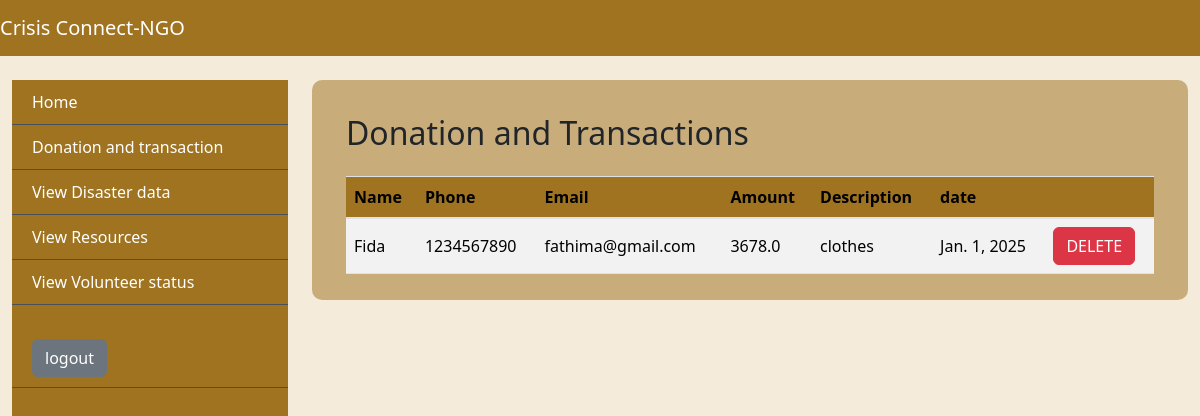
The app's page /Donationtransaction, older data.
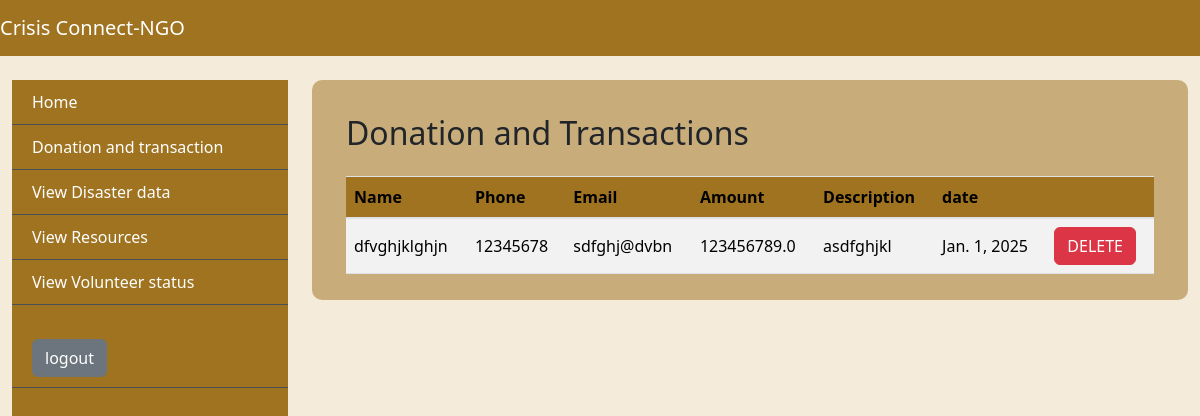
The same page, newer data.
### app/models.py (models this page shows)
class DonationTable(models.Model):
    USER= models.ForeignKey(UserTable, on_delete=models.CASCADE)
    Amount= models.FloatField(null=True, blank=True)
    Description=models.CharField(max_length=20, null=True, blank=True)
    Date= models.DateField(null=True, blank=True)

class UserTable(models.Model):
    LOGIN = models.ForeignKey(LoginTable, on_delete=models.CASCADE)
    Name= models.CharField(max_length=30, null=True, blank=True)
    age= models.IntegerField(null=True, blank=True)
    Gender= models.CharField(max_length=20, null=True, blank=True)
    Phone= models.BigIntegerField(null=True, blank=True)
    Email= models.CharField(max_length=20, null=True, blank=True)
    Address = models.CharField(max_length=50, null=True, blank=True)
    Type = models.CharField(max_length=30, null=True, blank=True)
    Skill = models.CharField(max_length=30, null=True, blank=True)
    Status = models.CharField(max_length=30, null=True, blank=True)

### app/views.py (the view)
# urls.py: path('Donationtransaction', Donationtransaction.as_view(), name="Donationtransaction"),
class Donationtransaction(View):
    def get(self, request):
        obj=DonationTable.objects.all()
        return render(request, "ngo/Donationandtransaction.html",{'val':obj})

### templates/ngo/Donationandtransaction.html
{% extends 'ngo/base.html' %}
{%block body%}
<div class="tbl-div">
  <div class="content container-fluid">
      <div class="container-fluid mt-4">
          <h2 class="mb-4">Donation and Transactions</h2>
          <div class="table-responsive">
            <table class="table user-table table-striped">
              <thead>
                <tr>
                  <th>Name</th>
                  <th>Phone</th>
                  <th>Email</th>
                  <th>Amount</th>
                  <th>Description</th>
                  <th>date</th>
                  <th></th>
                </tr>
              </thead>
              <tbody>
                {%for i in val%}
          <tr>
            <td>{{i.USER.Name}} </td>
            <td>{{i.USER.Phone}} </td>
            <td>{{i.USER.Email}} </td>
            <td>{{i.Amount}} </td>
            <td>{{i.Description}} </td>
            <td>{{i.Date}}</td>
            <td><a href="delete_donation_ngo/{{i.id}}" class="btn btn-danger" onclick="return confirm('are you sure to delete this user?')">DELETE</a></td>
          </tr>
          {%endfor%}
              </tbody>
            </table>
          </div>
        </div>
  </div>
</div>
{%endblock%}

Row changes from the older to the newer data that the page shows:
removed DonationTable: USER.Name "Fida", USER.Phone "1234567890", USER.Email "fathima@gmail.com", Amount "3678.0", Description "clothes", Date "Jan. 1, 2025"
added DonationTable: USER.Name "dfvghjklghjn", USER.Phone "12345678", USER.Email "sdfghj@dvbn", Amount "123456789.0", Description "asdfghjkl", Date "Jan. 1, 2025"
